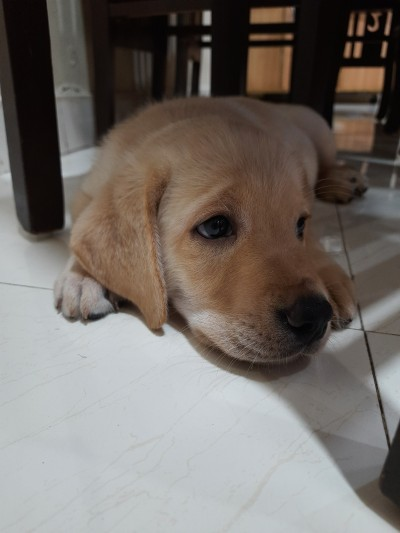
#> input picture Alex.jpg, 400 x 533 px, found by its file name
$ python 'Image To Pencil Sketch.py'
#> lines starting #> are read from the running program, lines starting #| are printed output that depends on the picture
'''
Beginner Level Task
Image to Pencil Sketch with Python
Rajat Tiwari
'''
# Importing Libraries
import cv2

# Reading the original image
image = cv2.imread('C:/Users/radi0activ3/Downloads/LGM - ImageToSketch/Alex.jpg')
#> image is the input picture: shape (533, 400, 3); mean B, G, R 103.8, 109, 115.7

# Displaying Original Image
cv2.imshow("Original Image", image)
cv2.waitKey(0)

# Reading the black and white image
b_and_w_image = cv2.cvtColor(image, cv2.COLOR_BGR2GRAY)
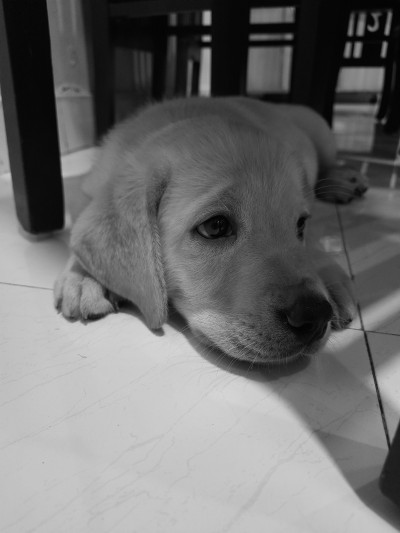
#> b_and_w_image: shape (533, 400); min 0, max 215, mean 110.4

# Displaying Black And White Image
cv2.imshow("Black and White Image", b_and_w_image)
cv2.waitKey(0)

# Inverting the image
inverted_image = 255 - b_and_w_image
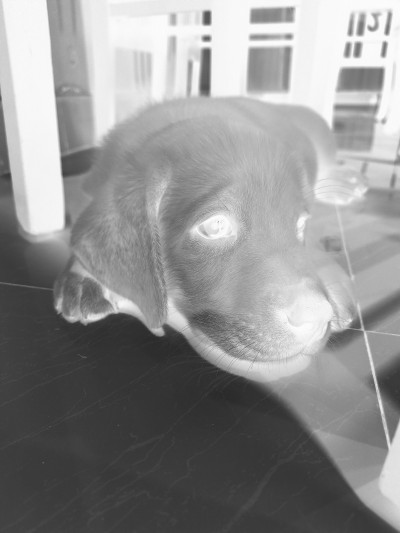
#> inverted_image: shape (533, 400); min 40, max 255, mean 144.6
# Displaying Inverted Image
cv2.imshow("Inverted Image", inverted_image)
cv2.waitKey()

# Blurring the image
blurred = cv2.GaussianBlur(inverted_image, (21, 21), 0)
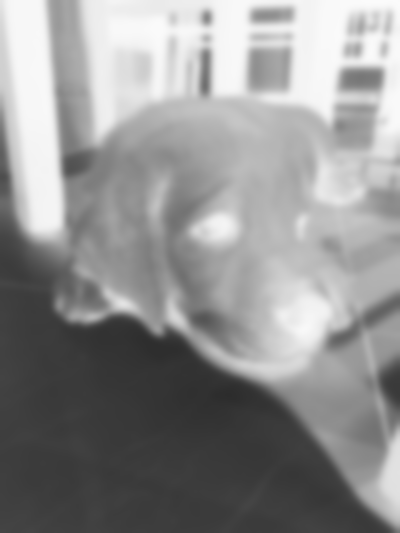
#> blurred: shape (533, 400); min 44, max 251, mean 144.6

# Inverting the Blurred Image
inverted_blurred = 255 - blurred
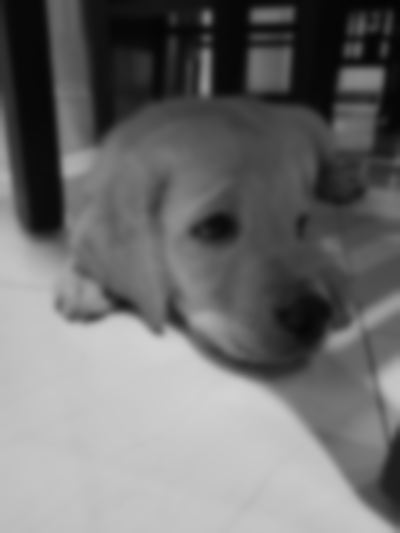
#> inverted_blurred: shape (533, 400); min 4, max 211, mean 110.4

# Creating the Pencil Sketch image
pencil_sketch = cv2.divide(b_and_w_image, inverted_blurred, scale=256.0)
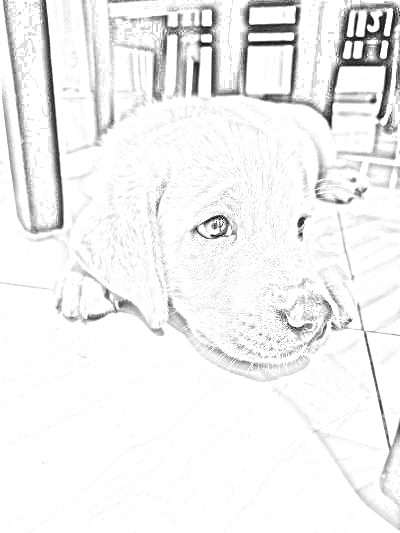
#> pencil_sketch: shape (533, 400); min 0, max 255, mean 241.1

# Displaying Sketch Image
cv2.imshow("Sketch Image", pencil_sketch)
cv2.waitKey(0)
